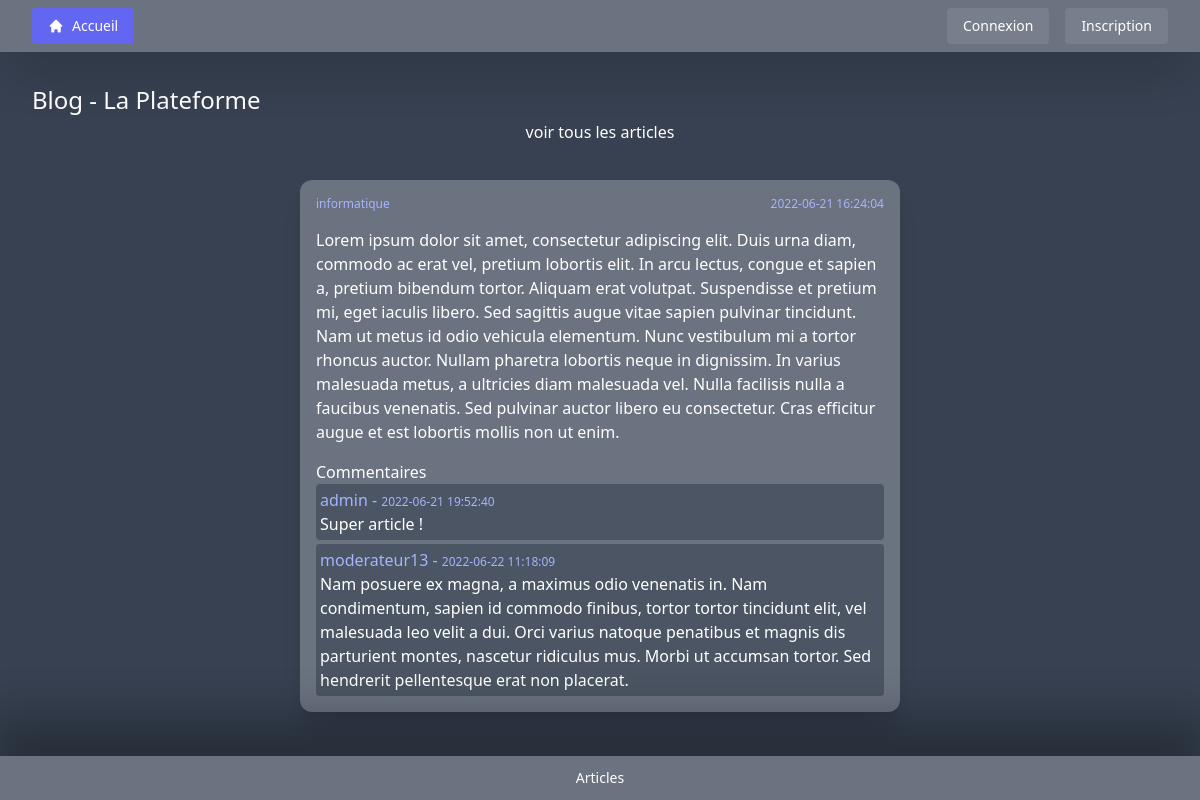
The app's page /?c=Home&a=detailsArticle&id=2 with its own data.
### tables this page shows
CREATE TABLE IF NOT EXISTS `articles` (
  `id` int NOT NULL AUTO_INCREMENT,
  `article` text NOT NULL,
  `id_utilisateur` int NOT NULL,
  `id_categorie` int NOT NULL,
  `date` timestamp NOT NULL,
  PRIMARY KEY (`id`),
  KEY `fk_id_categorie` (`id_categorie`),
  KEY `fk_id_utilisateur` (`id_utilisateur`)
);

CREATE TABLE IF NOT EXISTS `categories` (
  `id` int NOT NULL AUTO_INCREMENT,
  `nom` varchar(80) NOT NULL,
  PRIMARY KEY (`id`)
);

CREATE TABLE IF NOT EXISTS `commentaires` (
  `id` int NOT NULL AUTO_INCREMENT,
  `commentaire` varchar(1024) NOT NULL,
  `id_article` int NOT NULL,
  `id_utilisateur` int NOT NULL,
  `date` timestamp NOT NULL,
  PRIMARY KEY (`id`),
  KEY `fk_id_article` (`id_article`),
  KEY `fk_id_u` (`id_utilisateur`)
);

CREATE TABLE IF NOT EXISTS `utilisateurs` (
  `id` int NOT NULL AUTO_INCREMENT,
  `login` varchar(255) NOT NULL,
  `password` varchar(255) NOT NULL,
  `email` varchar(255) NOT NULL,
  `id_droits` int NOT NULL,
  PRIMARY KEY (`id`),
  KEY `fk_id_droit` (`id_droits`)
);

### include/functions.php (called while the page is built, shortened)
<?php
require_once './model/Repository.php';
function isConnected() {
    return $_SESSION['user']->getLogin() != null;
}
function startHTML($includes) {
    require_once './view/doc/DocumentStartView.php';
}
?>

### Index.php (called while the page is built, shortened)
<?php
require_once './model/ConnexionModel.php';
require_once './include/functions.php';
$a = filter_input(INPUT_GET, 'a', FILTER_SANITIZE_STRING);
$c = new $controllerName;
$p = array(filterRequest());
call_user_func_array(array($c, $a), $p);
require_once './view/doc/DocumentEndView.php';
function filterRequest() {
    $finalArray = array();
    foreach($_GET as $key => $value) {
        if (is_string($value)) {
            $finalArray[$key] = filter_input(INPUT_GET, $key, FILTER_SANITIZE_STRING);
        } else if (is_int($value)) {
            $finalArray[$key] = filter_input(INPUT_GET, $key, FILTER_SANITIZE_NUMBER_INT);
        } else if ($value == null) {
            $finalArray[$key] = "";
        } else {
            $finalArray[$key] = "error";
        }
    }
    return $finalArray;
}
?>

### entity/User.php (called while the page is built, shortened)
<?php
class User implements JsonSerializable {
    private $login;
    public function getLogin() {
        return $this->login;
    }
}

### include/variables/devPdoVariables.php (called while the page is built)
<?php
$server = 'mysql:host=localhost';
$db = 'blog';
$user = 'root';
$password = '';
?>

### include/myPdo.php (called while the page is built, shortened)
<?php
class myPdo {
  	private static $connexion = null;
    private function __construct() {
        try {
          	$options[PDO::ATTR_ERRMODE] = PDO::ERRMODE_EXCEPTION;
          	self::$connexion = new PDO($server . ';dbname=' .  $db, $user, $password, $options);
        } catch (PDOException $e) {
            echo $e->getMessage();
        }
    }
    public static function getConnexion() {
        return self::$connexion;
    }
}
?>

### model/Repository.php (called while the page is built, shortened)
<?php
require_once './include/myPdo.php';
require_once './entity/Categorie.php';
class Repository {
    protected $pdo;
    function __construct() {
        $this->pdo = myPdo::getConnexion();
    }
    public function findCategorie($id_categorie) {
        $sql = "SELECT * FROM categories WHERE id=:IdCategorie;";
        $request = $this->pdo->prepare($sql);
        $request->bindValue(':IdCategorie', $id_categorie, PDO::PARAM_INT);
        $request->execute();
        return $request->fetchObject(Categorie::class);
    }
}

### model/HomeModel.php (called while the page is built, shortened)
<?php
require_once './model/Repository.php';
require_once './entity/Article.php';
require_once './entity/Commentaire.php';
class HomeModel extends Repository {
  public function findOneArticles($idArticle) {
      $sql = "SELECT * FROM articles WHERE id=:IdArticle;";
      $request = $this->pdo->prepare($sql);
      $request->bindValue(':IdArticle', $idArticle, PDO::PARAM_INT);
      $request->execute();
      return $request->fetchObject(Article::class);
  }
  public function findAllCommentairesWithFilter($filters) {
      $wheres = " WHERE ";
      foreach ($filters as $key => $value) {
          $wheres .= $key . "='" . $value . "' AND ";
      }
      $wheres = substr($wheres, 0, -5);
      $sql = "SELECT * FROM commentaires " . $wheres . ";";
      $request = $this->pdo->prepare($sql);
      $request->execute();
      return $request->fetchAll(PDO::FETCH_CLASS, Commentaire::class);
  }
}

### entity/Article.php (called while the page is built, shortened)
<?php
require_once './model/HomeModel.php';
require_once './entity/Commentaire.php';
class Article implements JsonSerializable {
    private $id;
    private $article;
    private $id_categorie;
    private $categorieNom;
    private $date;
    private $commentaires;
    public function __construct($params = null) {
        $model = new HomeModel();
        $filters = array('id_article' => $this->id);
        $this->commentaires = $model->findAllCommentairesWithFilter($filters);
        $this->categorieNom = $model->findCategorie($this->id_categorie)->getNom();
    }
    public function getArticle() {
        return $this->article;
    }
    public function getNomCategorie() {
        return $this->categorieNom;
    }
    public function getDate() {
        return $this->date;
    }
    public function getCommentaires() {
      return $this->commentaires;
    }
}
?>

### entity/Commentaire.php (called while the page is built, shortened)
<?php
require_once './model/ConnexionModel.php';
require_once './entity/User.php';
class Commentaire implements JsonSerializable {
    private $commentaire;
    private $id_utilisateur;
    private $nomUtilisateur;
    private $date;
    public function __construct($params = null) {
        $userModel = new ConnexionModel();
        $this->nomUtilisateur = $userModel->findUserById($this->id_utilisateur)->getLogin();
    }
    public function getCommentaire() {
        return $this->commentaire;
    }
    public function getNomUtilisateur() {
      return $this->nomUtilisateur;
    }
    public function getDate() {
        return $this->date;
    }
}
?>

### model/ConnexionModel.php (called while the page is built, shortened)
<?php
require_once './model/Repository.php';
require_once './entity/User.php';
class ConnexionModel extends Repository {
    public function findUserById($id) {
        $sql = "SELECT * "
              . "FROM utilisateurs "
              . "WHERE id=:id;";
        $request = $this->pdo->prepare($sql);
        $request->bindValue(':id', $id, PDO::PARAM_INT);
        $request->execute();
        return $request->fetchObject(User::class);
    }
}
?>

### entity/Categorie.php (called while the page is built, shortened)
<?php
class Categorie implements JsonSerializable {
    private $nom;
    public function getNom() {
        return $this->nom;
    }
}
?>

### view/element/commentaire.php (the view)
<div class="flex flex-col p-1 rounded bg-gray-600">
  <p class="w-full text-indigo-300 whitespace-nowrap"><?php echo $commentaire->getNomUtilisateur() . " - <span class='text-xs'>" . $commentaire->getDate(); ?></span></p>
  <p class=""><?php echo $commentaire->getCommentaire(); ?></p>
</div>

### controller/Home.php (shortened to what this page needs)
<?php
require_once './model/HomeModel.php';
class Home {
  private $model;
  public function __construct() {
      $this->model = new HomeModel;
  }
  public function detailsArticle($params) {
    if (isset($params['id'])) {
      $selectedArticle = $this->model->findOneArticles($params['id']);
      startHTML(array());
      require_once './view/doc/DocumentStartBodyView.php';
      require_once './view/DetailArticleView.php';
    } else {
      $this->redirect('run');
    }
  }
}
?>

### view/doc/DocumentStartView.php (shortened to what this page needs)
<!doctype html>
<html lang="fr" class="w-full h-full">
<head>
  <script src="https://cdn.tailwindcss.com"></script>
  <link href="<?php echo './style/' . STYLE . '.css'; ?>" rel="stylesheet">

### view/doc/DocumentStartBodyView.php (shortened to what this page needs)
</head>
<body id="body" class="relative w-full h-full">

### view/DetailArticleView.php
<div class="relative w-full h-full bg-gray-700 text-white text-4xl lg:text-sm flex flex-col">
  <?php include_once './view/element/header.php'; ?>
  <div class="relative w-full h-full flex flex-col justify-center items-center overflow-hidden">
    <div class="relative w-full h-full flex flex-col justify-center items-center space-y-12 lg:space-y-6 rounded-2xl lg:rounded-lg">
      <div class="relative py-8 h-full w-full flex flex-col justify-start items-center text-5xl lg:text-base text-white space-y-8 overflow-y-scroll">
        <div class="absolute left-8 top-8 flex flex-col items-center">
          <h1 class="text-6xl lg:text-2xl"><?php echo APPNAME ?></h1>
        </div>
        <a href="?c=Home&a=allArticles" class="hover:cursor-pointer rounded px-3 py-1 hover:bg-indigo-600">voir tous les articles</a>
        <?php
        $i = 1;
        $articles[$i] = $selectedArticle;
        include './view/element/article.php';
        ?>
      </div>
    </div>
  </div>
  <?php include_once './view/element/footer.php'; ?>
</div>

### view/element/header.php (shortened to what this page needs)
<div class="relative w-full px-8 py-2 flex flex-row justify-between items-center z-30 bg-gray-500 shadow-2xl">
  <a href="http://localhost/blogbasil/" class="flex flex-row items-center space-x-2 rounded bg-indigo-500 hover:bg-indigo-600 px-4 py-2 hover:cursor-pointer">
    <svg xmlns="http://www.w3.org/2000/svg" class="h-4 w-4" viewBox="0 0 20 20" fill="currentColor">
      <path d="M10.707 2.293a1 1 0 00-1.414 0l-7 7a1 1 0 001.414 1.414L4 10.414V17a1 1 0 001 1h2a1 1 0 001-1v-2a1 1 0 011-1h2a1 1 0 011 1v2a1 1 0 001 1h2a1 1 0 001-1v-6.586l.293.293a1 1 0 001.414-1.414l-7-7z" />
    </svg>
    <p class="">Accueil</p>
  </a>
  <div class="w-full flex flex-row justify-end space-x-4">
    <?php if (isConnected()) {
      ?><a href="?c=Home&a=profil" class="rounded bg-gray-400 bg-opacity-25 hover:bg-indigo-500 hover:bg-opacity-100 px-4 py-2">Profil</a>
      <a href="?c=Home&a=deconnexion" class="rounded bg-gray-400 bg-opacity-25 hover:bg-red-500 hover:bg-opacity-100 px-4 py-2">Deconnexion</a><?php
    } else {
      ?><a href="?c=Connexion&a=identification" class="rounded bg-gray-400 bg-opacity-25 hover:bg-indigo-500 hover:bg-opacity-100 px-4 py-2">Connexion</a><?php
      ?><a href="?c=Connexion&a=register" class="rounded bg-gray-400 bg-opacity-25 hover:bg-indigo-500 hover:bg-opacity-100 px-4 py-2">Inscription</a><?php
    }?>
  </div>
</div>

### view/element/article.php (shortened to what this page needs)
<div class="w-1/2 flex flex-col space-y-4 rounded-xl bg-gray-500 p-4 shadow-xl">
  <div class="w-full flex flex-row justify-between text-indigo-300 text-3xl lg:text-xs">
    <p><?php echo $articles[$i]->getNomCategorie(); ?></p>
    <p><?php echo $articles[$i]->getDate(); ?></p>
  </div>
  <p class=""><?php echo $articles[$i]->getArticle(); ?></p>
  <div class="">
    <p class="">Commentaires</p>
    <div class="w-full flex flex-col space-y-1">
      <?php
      $commentaires = $articles[$i]->getCommentaires();
      if (count($commentaires) != 0) {
        foreach ($commentaires as $commentaire) {
          include './view/element/commentaire.php';
        }
      } else if (!isConnected()) {
        ?><p class="bg-gray-700 text-center">pas de commentaires</p><?php
      }
        ?>
    </div>
  </div>
</div>

### view/element/footer.php
<div class="w-full p-3 flex flex-row space-x-32 lg:space-x-0 lg:justify-around items-center z-30 bg-gray-500" style="box-shadow: 0 -25px 50px 12px rgb(0 0 0 / 0.3);">
  <a href="" class="">Articles</a>
</div>

### view/doc/DocumentEndView.php
</body>
</html>

### records on screen
articles: id_categorie.nom "informatique"
utilisateurs: Date "2022-06-21 19:52:40", Commentaire "Super article !"
commentaires: id_utilisateur.login "admin"
utilisateurs: Date "2022-06-22 11:18:09", Commentaire "Nam posuere ex magna, a maximus odio venenatis in. Nam condimentum, sapien id commodo finibus, tortor tortor tincidunt elit, vel malesuada leo velit a dui. Orci varius natoque penatibus et magnis dis parturient montes, nascetur ridiculus mus. Morbi ut accumsan tortor. Sed hendrerit pellentesque erat non placerat."
commentaires: id_utilisateur.login "moderateur13"

### other values on screen
APPNAME "Blog - La Plateforme"
$articles[$i]->getDate() "2022-06-21 16:24:04"
